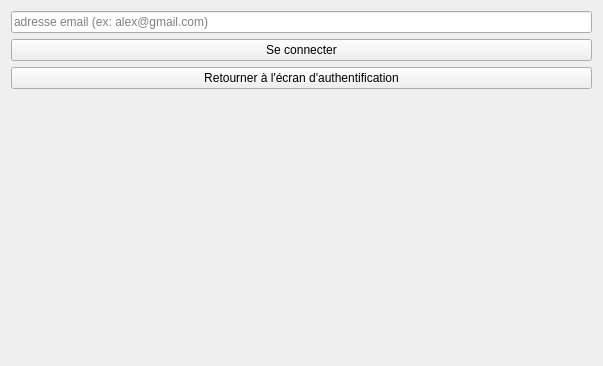
<?xml version="1.0" encoding="UTF-8"?>
<ui version="4.0">
 <class>Form</class>
 <widget class="QWidget" name="Form">
  <property name="geometry">
   <rect>
    <x>0</x>
    <y>0</y>
    <width>603</width>
    <height>366</height>
   </rect>
  </property>
  <property name="windowTitle">
   <string>Form</string>
  </property>
  <layout class="QVBoxLayout" name="verticalLayout">
   <item>
    <widget class="QLineEdit" name="emailInput">
     <property name="placeholderText">
      <string>adresse email (ex: alex@gmail.com)</string>
     </property>
    </widget>
   </item>
   <item>
    <widget class="QPushButton" name="logInButton">
     <property name="text">
      <string>Se connecter</string>
     </property>
    </widget>
   </item>
   <item>
    <widget class="QPushButton" name="backButton">
     <property name="text">
      <string>Retourner à l'écran d'authentification</string>
     </property>
    </widget>
   </item>
   <item>
    <widget class="QLabel" name="logInStatusLabel">
     <property name="enabled">
      <bool>false</bool>
     </property>
     <property name="text">
      <string/>
     </property>
    </widget>
   </item>
  </layout>
 </widget>
 <resources/>
 <connections/>
</ui>
